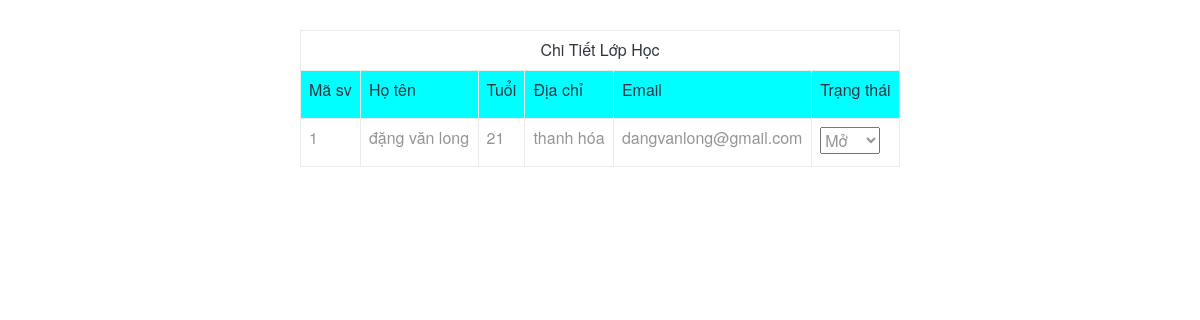
Page /detail-class?class_id=1 (signed in) on the earlier database version.
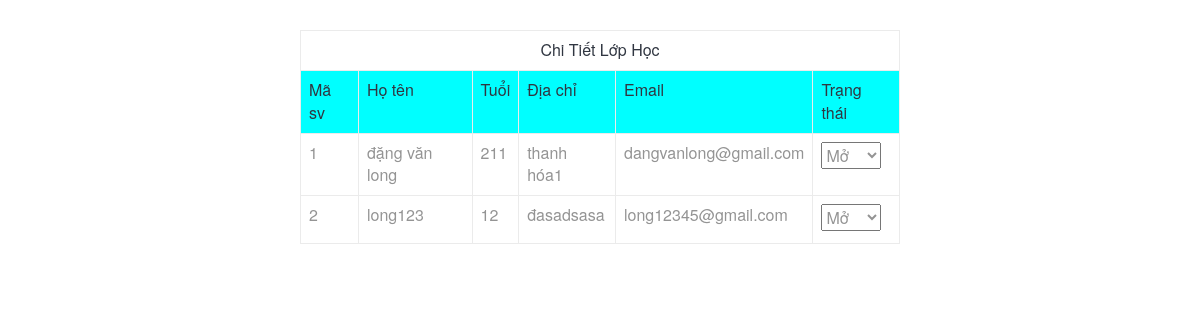
Same page on the later database version.
### app/models.py (models this page shows, shortened)
class Student(UserMixin,db.Model):
    id = db.Column(db.Integer, primary_key=True)
    name = db.Column(db.String(64), nullable = False)
    age = db.Column(db.Integer, nullable = True)
    address = db.Column(db.String(64), nullable = True)
    email = db.Column(db.String(120), index=True, unique=True, nullable = False)
    password = db.Column(db.String(128), nullable = False)
    active = db.Column(db.Boolean,  default=True)

### app/routes_class.py (the view)
@app.route('/detail-class', methods=['GET'])
@login_required
def detail_class():
    class_id_ = request.args.get("class_id")
    detail_class = Student.query.join(DetailStudent, Student.id==DetailStudent.student_id)\
                .filter(DetailStudent.class_id == class_id_)
    return render_template('detail_class.html',detail_class=detail_class)

### app/models.py (called while the page is built)
@login.user_loader
def loader_id(id):
    return Admin.query.get(int(id))

### app/templates/detail_class.html (shortened to what this page needs)
<html lang="en">
<head>
    <link rel="stylesheet" href="static/js/jquery-ui/css/no-theme/jquery-ui-1.10.3.custom.min.css" id="style-resource-1" />
    <link rel="stylesheet" href="static/css/font-icons/entypo/css/entypo.css" id="style-resource-2" />
    <link rel="stylesheet" href="static/css/bootstrap.css" id="style-resource-4" />
    <link rel="stylesheet" href="static/css/neon-core.css" id="style-resource-5" />
    <link rel="stylesheet" href="static/css/neon-theme.css" id="style-resource-6" />
    <link rel="stylesheet" href="static/css/neon-forms.css" id="style-resource-7" />
    <link rel="stylesheet" href="static/css/custom.css" id="style-resource-8" />
    <link rel="stylesheet" href="static/fontawesome/css/all.css">
</head>
<body>
    <div class="main-content" style="display: flex; margin-top: 30px;">
        <table class="table table-bordered datatable" style="width: 50%; margin: 0 auto;">
            <tr>
                <th colspan="6" style="text-align: center;">Chi Tiết Lớp Học</th>
            </tr>
            <tr style="height: 48px; background-color: aqua;">
                <th>Mã sv</th>
                <th>Họ tên</th>
                <th>Tuổi</th>
                <th>Địa chỉ</th>
                <th>Email</th>
                <th>Trạng thái</th>
            </tr>
            {% for dt in detail_class %}
            <tr style="height: 48px;">
                <td>{{ dt.id }}</td>
                <td>{{ dt.name }}</td>
                <td>{{ dt.age }}</td>
                <td>{{ dt.address }}</td>
                <td>{{ dt.email }}</td>
                <td>
                    <select name="active" id="active">
                {% if dt.active == 1 %}
                    <option value="1" selected>Mở</option>
                {% else %}
                    <option value="1">Mở</option>
                    <option value="0" selected>Khóa</option>
                {% endif %}
                </select>
                </td>
            </tr>
            {% endfor %}
        </table>
    </div>
</body>

Differences in the rows shown:
changed Student "đặng văn long": age "21" → "211"; address "thanh hóa" → "thanh hóa1"
now on this page (row edited): Student: id "2", name "long123", age "12", address "đasadsasa", email "long12345@gmail.com", active "Mở"
